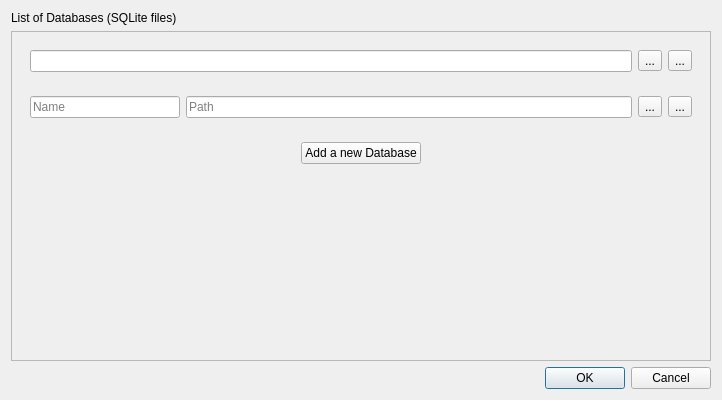
<?xml version="1.0" encoding="UTF-8"?>
<ui version="4.0">
 <class>DbPathDialog</class>
 <widget class="QDialog" name="DbPathDialog">
  <property name="geometry">
   <rect>
    <x>0</x>
    <y>0</y>
    <width>722</width>
    <height>400</height>
   </rect>
  </property>
  <property name="windowTitle">
   <string>Databases</string>
  </property>
  <layout class="QVBoxLayout" name="verticalLayout">
   <item>
    <widget class="QLabel" name="label">
     <property name="text">
      <string>List of Databases (SQLite files)</string>
     </property>
    </widget>
   </item>
   <item>
    <widget class="QScrollArea" name="scrollArea">
     <property name="widgetResizable">
      <bool>true</bool>
     </property>
     <widget class="QWidget" name="scrollAreaWidgetContents">
      <property name="geometry">
       <rect>
        <x>0</x>
        <y>0</y>
        <width>702</width>
        <height>332</height>
       </rect>
      </property>
      <layout class="QVBoxLayout" name="verticalLayout_2">
       <item>
        <widget class="QWidget" name="widget" native="true">
         <layout class="QHBoxLayout" name="horizontalLayout_2">
          <item>
           <widget class="QLineEdit" name="lineEdit_2"/>
          </item>
          <item>
           <widget class="QToolButton" name="toolButton_3">
            <property name="text">
             <string>...</string>
            </property>
           </widget>
          </item>
          <item>
           <widget class="QToolButton" name="toolButton_5">
            <property name="text">
             <string>...</string>
            </property>
            <property name="icon">
             <iconset resource="../resources/resources.qrc">
              <normaloff>:/icons/x.svg</normaloff>:/icons/x.svg</iconset>
            </property>
           </widget>
          </item>
         </layout>
        </widget>
       </item>
       <item>
        <widget class="QWidget" name="widget_2" native="true">
         <layout class="QHBoxLayout" name="horizontalLayout">
          <item>
           <widget class="QLineEdit" name="lineEdit_3">
            <property name="sizePolicy">
             <sizepolicy hsizetype="Fixed" vsizetype="Fixed">
              <horstretch>0</horstretch>
              <verstretch>0</verstretch>
             </sizepolicy>
            </property>
            <property name="minimumSize">
             <size>
              <width>150</width>
              <height>0</height>
             </size>
            </property>
            <property name="maximumSize">
             <size>
              <width>150</width>
              <height>16777215</height>
             </size>
            </property>
            <property name="placeholderText">
             <string>Name</string>
            </property>
           </widget>
          </item>
          <item>
           <widget class="QLineEdit" name="lineEdit">
            <property name="placeholderText">
             <string>Path</string>
            </property>
           </widget>
          </item>
          <item>
           <widget class="QToolButton" name="toolButton">
            <property name="text">
             <string>...</string>
            </property>
           </widget>
          </item>
          <item>
           <widget class="QToolButton" name="toolButton_7">
            <property name="text">
             <string>...</string>
            </property>
            <property name="icon">
             <iconset resource="../resources/resources.qrc">
              <normaloff>:/icons/x.svg</normaloff>:/icons/x.svg</iconset>
            </property>
           </widget>
          </item>
         </layout>
        </widget>
       </item>
       <item>
        <widget class="QWidget" name="widget_3" native="true">
         <layout class="QHBoxLayout" name="horizontalLayout_3">
          <item>
           <spacer name="horizontalSpacer">
            <property name="orientation">
             <enum>Qt::Horizontal</enum>
            </property>
            <property name="sizeHint" stdset="0">
             <size>
              <width>40</width>
              <height>20</height>
             </size>
            </property>
           </spacer>
          </item>
          <item>
           <widget class="QPushButton" name="pushButton_2">
            <property name="text">
             <string>Add a new Database</string>
            </property>
           </widget>
          </item>
          <item>
           <spacer name="horizontalSpacer_2">
            <property name="orientation">
             <enum>Qt::Horizontal</enum>
            </property>
            <property name="sizeHint" stdset="0">
             <size>
              <width>40</width>
              <height>20</height>
             </size>
            </property>
           </spacer>
          </item>
         </layout>
        </widget>
       </item>
       <item>
        <spacer name="verticalSpacer">
         <property name="orientation">
          <enum>Qt::Vertical</enum>
         </property>
         <property name="sizeHint" stdset="0">
          <size>
           <width>20</width>
           <height>40</height>
          </size>
         </property>
        </spacer>
       </item>
      </layout>
     </widget>
    </widget>
   </item>
   <item>
    <widget class="QDialogButtonBox" name="buttonBox">
     <property name="orientation">
      <enum>Qt::Horizontal</enum>
     </property>
     <property name="standardButtons">
      <set>QDialogButtonBox::Cancel|QDialogButtonBox::Ok</set>
     </property>
    </widget>
   </item>
  </layout>
 </widget>
 <resources>
  <include location="../resources/resources.qrc"/>
 </resources>
 <connections>
  <connection>
   <sender>buttonBox</sender>
   <signal>accepted()</signal>
   <receiver>DbPathDialog</receiver>
   <slot>accept()</slot>
   <hints>
    <hint type="sourcelabel">
     <x>248</x>
     <y>254</y>
    </hint>
    <hint type="destinationlabel">
     <x>157</x>
     <y>274</y>
    </hint>
   </hints>
  </connection>
  <connection>
   <sender>buttonBox</sender>
   <signal>rejected()</signal>
   <receiver>DbPathDialog</receiver>
   <slot>reject()</slot>
   <hints>
    <hint type="sourcelabel">
     <x>316</x>
     <y>260</y>
    </hint>
    <hint type="destinationlabel">
     <x>286</x>
     <y>274</y>
    </hint>
   </hints>
  </connection>
 </connections>
</ui>
